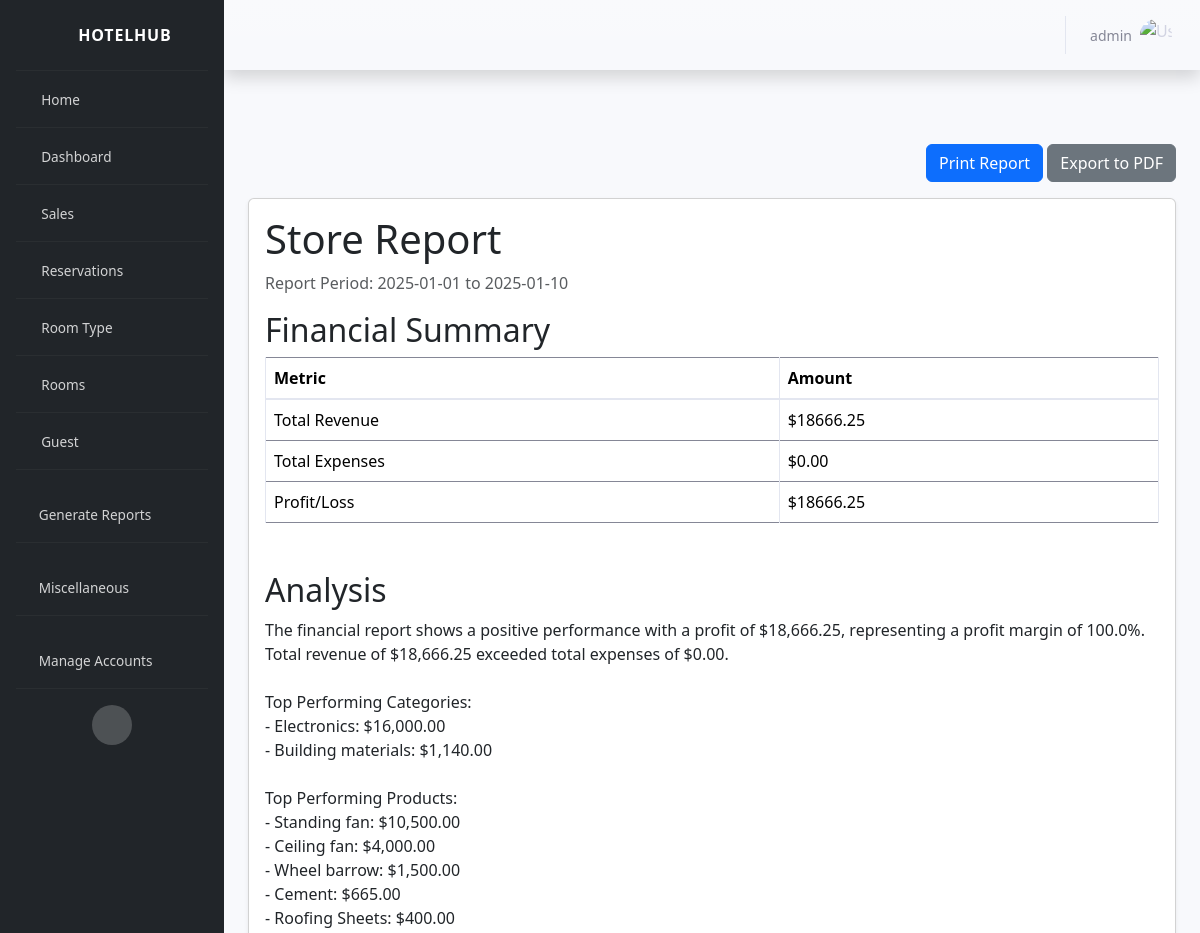
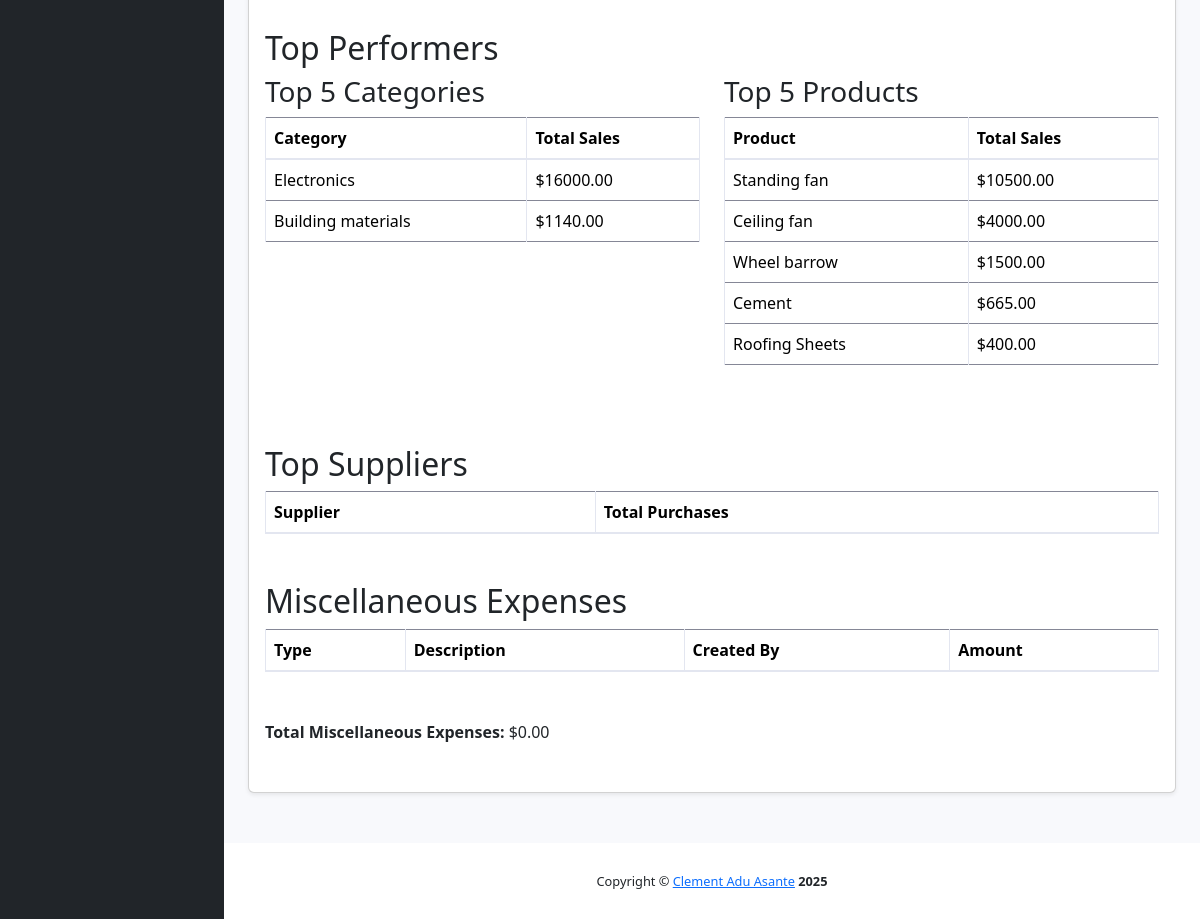
/reports/store/ (signed in), run on the app's committed database (2 pictures, top to bottom).
### authentication/models.py (models this page shows, shortened)
class Users(AbstractBaseUser, PermissionsMixin):
    ROLE_CHOICES = [
        ('admin', 'Admin'),
        ('receptionist', 'Receptionist'),
        ('manager', 'Manager'),
        ('seller', 'Seller')
    ]
    first_name = models.CharField(max_length=256, blank=False, null=False)
    last_name = models.CharField(max_length=256, blank=False, null=False)
    username = models.CharField(max_length=256, unique=True, blank=False, null=False)
    role = models.CharField(max_length=20, choices=ROLE_CHOICES)
    phone = models.CharField(max_length=30, blank=False, null=False)
    address = models.TextField(max_length=256, blank=False, null=False)
    is_active = models.BooleanField(default=True)
    is_staff = models.BooleanField(default=False)
    last_login = models.DateTimeField(null=True, blank=True)
    objects = CustomUserManager()
    USERNAME_FIELD = 'username'
    REQUIRED_FIELDS = []
    class Meta:
        db_table = 'Users'

### inventory/models.py (models this page shows, shortened)
class Category(models.Model):
    STATUS_CHOICES = (
        ("ACTIVE", "Active"),
        ("INACTIVE", "Inactive")
    )
    name = models.CharField(max_length=256, unique=True)
    description = models.TextField(max_length=256)
    status = models.CharField(
        choices=STATUS_CHOICES,
        max_length=100,
        default="ACTIVE",
    )
    purchase_at = models.DateTimeField(auto_now_add=True)
    updated_at = models.DateTimeField(auto_now=True)
    class Meta:
        db_table = "categories"
        verbose_name_plural = "Categories"

class Product(models.Model):
    STATUS_CHOICES = (
        ("ACTIVE", "Active"),
        ("INACTIVE", "Inactive")
    )
    product_name = models.CharField(max_length=256)
    description = models.TextField(max_length=256)
    category = models.ForeignKey(
        Category,
        related_name="products",
        on_delete=models.PROTECT
    )
    price = models.DecimalField(max_digits=10, decimal_places=2, default=0.00)
    quantity = models.PositiveIntegerField(default=0)
    status = models.CharField(
        choices=STATUS_CHOICES,
        max_length=100,
        default="ACTIVE",
    )
    purchase_at = models.DateTimeField(auto_now_add=True)
    updated_at = models.DateTimeField(auto_now=True)
    class Meta:
        db_table = "products"
        unique_together = ['product_name', 'category']

### reports/views.py (the view)
# urls.py: path('store/', views.generate_store_report, name='store_report'),
@login_required
def generate_store_report(
    request: HttpRequest,
    start_date: Optional[str] = None,
    end_date: Optional[str] = None
) -> HttpResponse:
    try:
        if start_date is None or end_date is None:
            start_date, end_date = get_default_date_range()
        start_datetime, end_datetime = validate_date_range(start_date, end_date)
        service = StoreReportService(start_datetime, end_datetime)
        report_data = service.generate_report()
        total_revenue = float(report_data['total_sales'])
        total_expenses = float(report_data['total_purchases']) + float(report_data['total_miscellaneous'])
        profit_loss = total_revenue - total_expenses
        misc_expenses = InventoryMiscellaneous.objects.filter(
            date__range=[start_date, end_date]
        ).order_by('-date')
        paginator = Paginator(misc_expenses, ITEMS_PER_PAGE)
        page_number = request.GET.get('page', 1)
        page_obj = paginator.get_page(page_number)
        context = {
            'report_data': report_data,
            'total_revenue': total_revenue,
            'total_expenses': total_expenses,
            'profit_loss': profit_loss,
            'store_name': 'Store Report',
            'selected_date_range': f"{start_date} to {end_date}",
            'total_miscellaneous': float(report_data['total_miscellaneous']),
            'misc_expenses_page': page_obj,
            'explanation': generate_store_explanation(
                total_revenue,
                total_expenses,
                profit_loss,
                report_data
            ),
            'category_sales': sorted(
                report_data['category_sales'],
                key=lambda x: x['total_sales'],
                reverse=True
            )[:5],
            'product_sales': sorted(
                report_data['product_sales'],
                key=lambda x: x['total_sales'],
                reverse=True
            )[:5],
            'supplier_expenses': sorted(
                report_data['supplier_expenses'],
                key=lambda x: x['total_purchases'],
                reverse=True
            )[:3]
        }
        return render(request, 'store_report.html', context)
    except DateRangeError as e:
        messages.error(request, str(e))
        return redirect('reports:select_report')
    except Exception as e:
        messages.error(request, f"An error occurred while generating the report: {str(e)}")
        logger.error(f"Unexpected error: {e}")
        return redirect('reports:select_report')

### activitylog/activity_logger.py (called while the page is built)
    def __call__(self, request):
        response = self.get_response(request)
        if request.user.is_authenticated:
            action = f"{request.method} {request.path}"
            details = f"User: {request.user.username}, IP: {request.META.get('REMOTE_ADDR')}, User-Agent: {request.META.get('HTTP_USER_AGENT')}"
            ip_address = request.META.get('REMOTE_ADDR')
            mac_address = self.get_mac_address()
            ActivityLog.objects.create(
                user=request.user,
                action=action,
                details=details,
                ip_address=ip_address,
                mac_address=mac_address
            )
        return response

    def get_mac_address(self):
        mac_num = hex(uuid.getnode()).replace('0x', '').upper()
        mac = '-'.join(mac_num[i: i+2] for i in range(0, 11, 2))
        return mac

### reports/report_service.py (called while the page is built)
    @staticmethod
    def get_sales_in_period(start_date: datetime, end_date: datetime) -> QuerySet[Sales]:
        return Sales.objects.filter(date_added__range=[start_date, end_date])

    @staticmethod
    def get_purchases_in_period(start_date: datetime, end_date: datetime) -> QuerySet[Purchase]:
        return Purchase.objects.filter(purchase_at__range=[start_date, end_date])

    @staticmethod
    def calculate_total_amount(queryset: QuerySet, field_name: str) -> float:
        total = queryset.aggregate(total=Sum(field_name))['total']
        return float(total) if total else 0.0

    @staticmethod
    def get_miscellaneous_expenses(start_date: datetime, end_date: datetime) -> float:
        expenses = InventoryMiscellaneous.objects.filter(date__range=[start_date, end_date])
        total = expenses.aggregate(total=Sum('amount'))['total']
        return float(total) if total else 0.0

    def get_supplier_expenses(self) -> List[Dict[str, Any]]:
        supplier_expenses = Purchase.objects.filter(
            purchase_at__range=[self.start_date, self.end_date]
        ).values('supplier__id', 'supplier__supplier_name').annotate(
            total_purchases=Sum('total_amount')
        ).filter(
            total_purchases__gt=0
        ).order_by('-total_purchases')
        return [
            {
                'supplier': item['supplier__supplier_name'],
                'total_purchases': float(item['total_purchases'])
            }
            for item in supplier_expenses
            if item['supplier__supplier_name']
        ]

### reports/templates/store_report.html (shortened to what this page needs)
{% extends "base.html" %}
{% load static %}
{% block stylesheets %}
<link rel="stylesheet" href="{% static 'assets/bootstrap/css/bootstrap.min.css' %}">
{% endblock stylesheets %}
{% block content %}
<div class="container">
    <div class="text-right mb-3">
        <button class="btn btn-primary" onclick="printReport()">Print Report</button>
        <button class="btn btn-secondary" onclick="exportToPDF()">Export to PDF</button>
    </div>
    <div id="printableReport">
        <div class="card">
            <div class="card-body">
                <h1 class="card-title">{{ store_name }}</h1>
                <p class="text-muted">Report Period: {{ selected_date_range }}</p>
                <div class="report-section">
                    <h2>Financial Summary</h2>
                    <div class="table-responsive">
                        <table class="table table-bordered">
                            <thead>
                                <tr>
                                    <th>Metric</th>
                                    <th>Amount</th>
                                </tr>
                            </thead>
                            <tbody>
                                <tr>
                                    <td>Total Revenue</td>
                                    <td>${{ total_revenue|floatformat:2 }}</td>
                                </tr>
                                <tr>
                                    <td>Total Expenses</td>
                                    <td>${{ total_expenses|floatformat:2 }}</td>
                                </tr>
                                <tr>
                                    <td>Profit/Loss</td>
                                    <td class="{% if profit_loss >= 0 %}profit{% else %}loss{% endif %}">${{ profit_loss|floatformat:2 }}</td>
                                </tr>
                            </tbody>
                        </table>
                    </div>
                </div>
                <div class="report-section">
                    <h2>Analysis</h2>
                    <div class="report-data">{{ explanation|linebreaksbr }}</div>
                </div>
                <div class="report-section">
                    <h2>Top Performers</h2>
                    <div class="row">
                        <div class="col-md-6">
                            <h3>Top 5 Categories</h3>
                            <div class="table-responsive">
                                <table class="table table-bordered">
                                    <thead>
                                        <tr>
                                            <th>Category</th>
                                            <th>Total Sales</th>
                                        </tr>
                                    </thead>
                                    <tbody>
                                        {% for category in category_sales %}
                                        <tr>
                                            <td>{{ category.category }}</td>
                                            <td>${{ category.total_sales|floatformat:2 }}</td>
                                        </tr>
                                        {% endfor %}
                                    </tbody>
                                </table>
                            </div>
                        </div>
                        <div class="col-md-6">
                            <h3>Top 5 Products</h3>
                            <div class="table-responsive">
                                <table class="table table-bordered">
                                    <thead>
                                        <tr>
                                            <th>Product</th>
                                            <th>Total Sales</th>
                                        </tr>
                                    </thead>
                                    <tbody>
                                        {% for product in product_sales %}
                                        <tr>
                                            <td>{{ product.product }}</td>
                                            <td>${{ product.total_sales|floatformat:2 }}</td>
                                        </tr>
                                        {% endfor %}
                                    </tbody>
                                </table>
                            </div>
                        </div>
                    </div>
                </div>
                <div class="report-section">
                    <h2>Top Suppliers</h2>
                    <div class="table-responsive">
                        <table class="table table-bordered">
                            <thead>
                                <tr>
                                    <th>Supplier</th>
                                    <th>Total Purchases</th>
                                </tr>
                            </thead>
                        </table>
                    </div>
                </div>
                <div class="report-section">
                    <h2>Miscellaneous Expenses</h2>
                    <div class="table-responsive">
                        <table class="table table-bordered">
                            <thead>
                                <tr>
                                    <th>Type</th>
                                    <th>Description</th>
                                    <th>Created By</th>
                                    <th>Amount</th>
                                </tr>
                            </thead>
                        </table>
                    </div>
                    <div class="mt-3">
                        <strong>Total Miscellaneous Expenses:</strong> ${{ total_miscellaneous|floatformat:2 }}
                    </div>
                </div>
            </div>
        </div>
    </div>
</div>
{% endblock content %}

### templates/navbar.html (shortened to what this page needs)
{% load static %}
<nav class="navbar navbar-expand navbar-light bg-gradient topbar mb-4 static-top shadow">
    <ul class="navbar-nav ml-auto">
        <li class="nav-item dropdown">
            <a class="nav-link dropdown-toggle" href="#" id="userDropdown" role="button" data-toggle="dropdown" aria-expanded="false">
                <span class="mr-2 d-none d-lg-inline text-gray-600 small">{{ request.user.username }}</span>
                <img class="img-profile rounded-circle" src="{% static 'img/undraw_profile.svg' %}" alt="User Profile">
            </a>
        </li>
    </ul>
</nav>

### reports/templates/store_report.html (style rules this page uses)
body { background-color: #f8f9fa; }
.container { margin-top: 50px; margin-bottom: 50px; }
.card { box-shadow: 0 0.125rem 0.25rem rgba(0, 0, 0, 0.075); margin-bottom: 20px; }
.report-section { margin-bottom: 2rem; }
.table-responsive { margin-bottom: 2rem; }
.profit { color: #28a745; }

### data on the page
Users: user.username "admin"
Category: category "Electronics"
Category: category "Building materials"
Product: product "Standing fan", total_sales "10500.00"
Product: product "Ceiling fan", total_sales "4000.00"
Product: product "Wheel barrow", total_sales "1500.00"
Product: product "Cement", total_sales "665.00"
Product: product "Roofing Sheets", total_sales "400.00"

### other printed values
{{ store_name }} "Store Report"
{{ selected_date_range }} "2025-01-01 to 2025-01-10"
{{ total_revenue|floatformat:2 }} "18666.25"
{{ total_expenses|floatformat:2 }} "0.00"
{{ profit_loss|floatformat:2 }} "18666.25"
{{ category.total_sales|floatformat:2 }} "16000.00" "1140.00"
{{ total_miscellaneous|floatformat:2 }} "0.00"
